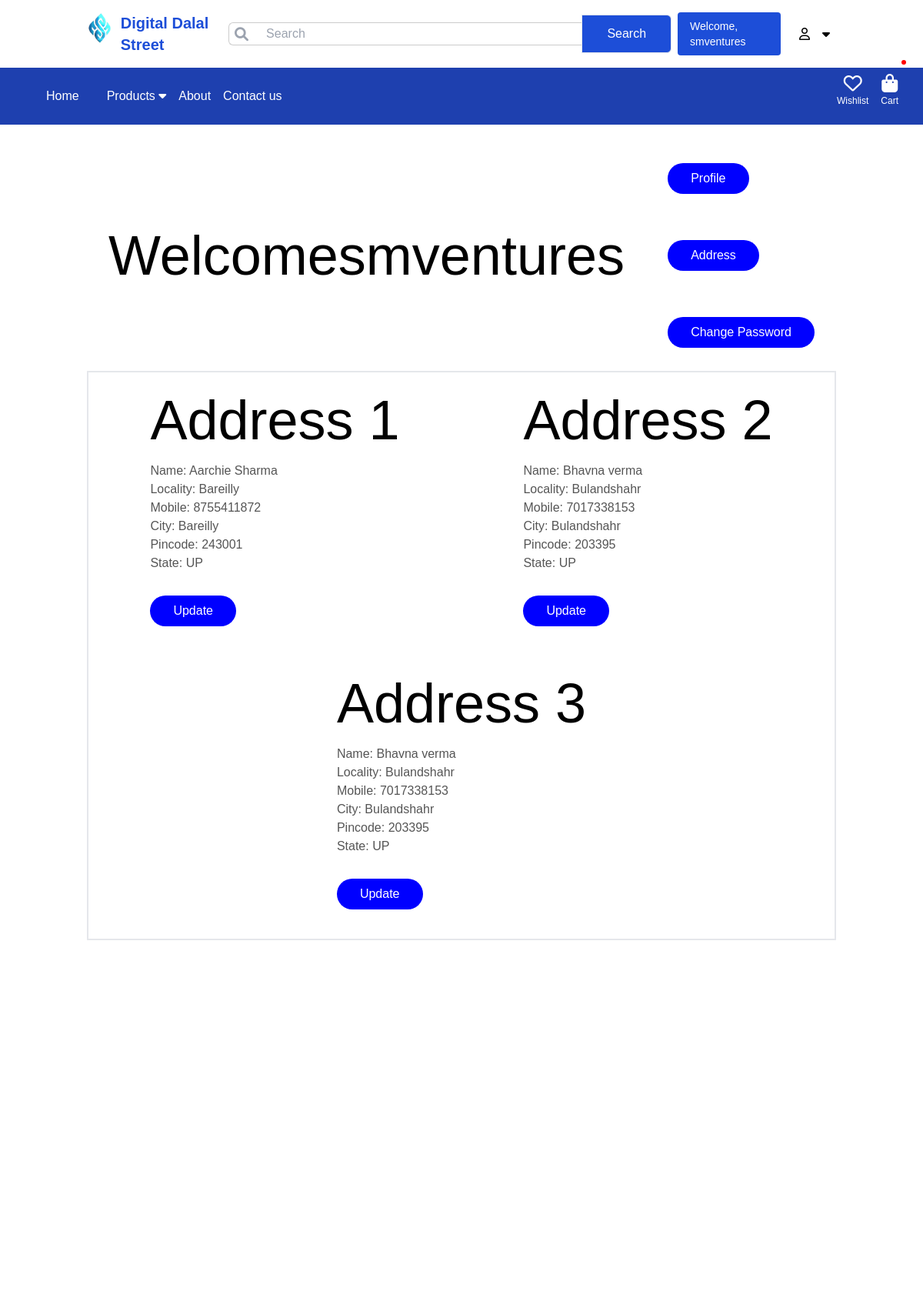
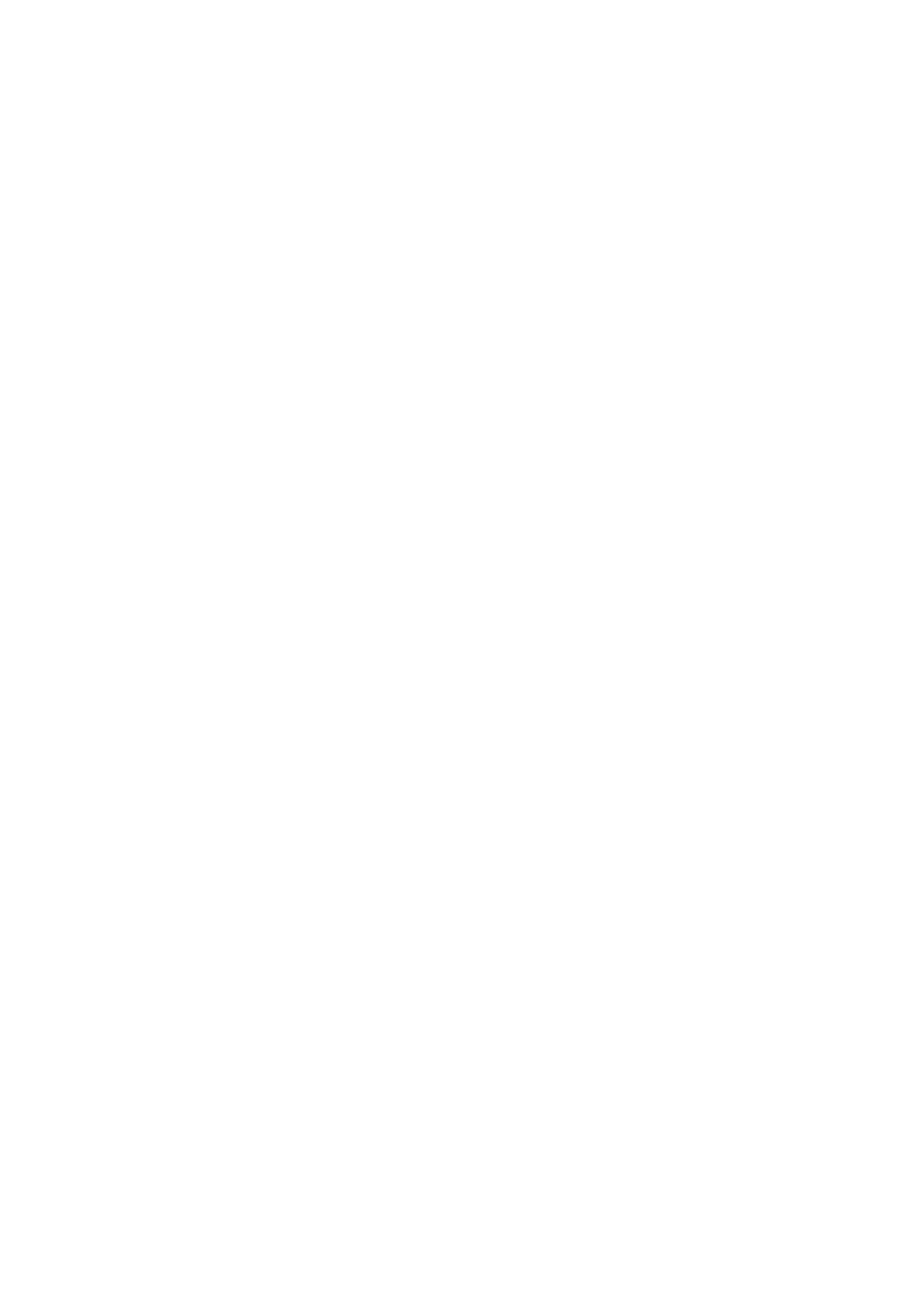
The page /address/ (signed in, upper part) on the database its author committed (2 pictures, top to bottom).
### app/models.py (models this page shows, shortened)
class Customer(models.Model):
    user = models.ForeignKey(User,on_delete=models.CASCADE)
    name = models.CharField(max_length=200)
    locality = models.CharField(max_length=200)
    city = models.CharField(max_length=50)
    mobile = models.IntegerField(default=0)
    zipcode = models.IntegerField()
    state = models.CharField(choices=STATE_CHOICES,max_length=100)

### app/views.py (the view)
# urls.py: path('address/',views.address,name='address'),
@login_required
def address(request):
    add = Customer.objects.filter(user=request.user)
    totalitem = 0
    if request.user.is_authenticated:
            totalitem = len(Cart.objects.filter(user=request.user))
    return render(request,'app/address.html',locals())

### app/templates/app/address.html (shortened to what this page needs)
<!DOCTYPE html>
{% load static %}
<html lang="en">
<head>
    <link rel="stylesheet" href="{% static 'app/css/style.css' %}"/>
    <link rel="stylesheet" href="https://stackpath.bootstrapcdn.com/font-awesome/4.7.0/css/font-awesome.min.css">
    <link rel="stylesheet" href="https://cdn.jsdelivr.net/npm/bootstrap-icons@1.8.1/font/bootstrap-icons.css">
    <link rel="stylesheet" href="https://cdnjs.cloudflare.com/ajax/libs/font-awesome/6.4.2/css/all.min.css" />
    <link rel="stylesheet" href="{% static 'app/css/owl.carousel.min.css' %}"/>
    <link rel="stylesheet" href="{% static 'app/css/all.min.css' %}"/>
    <link rel="stylesheet" href="https://unpkg.com/swiper/swiper-bundle.min.css" />
    <link rel="stylesheet" href="https://cdnjs.cloudflare.com/ajax/libs/font-awesome/6.0.0-beta3/css/all.min.css">
    <script src="https://cdn.tailwindcss.com"></script>
</head>
    <body>
        <div class="">
            <header class="py-4 shadow-sm bg-white">
                <div class="container flex items-center justify-between">
                    <div class="flex flex-row">
                        <a href="index.html" >
                            <img src="../../static/app/images/product/smlogo.png" alt="Logo" class="w-10 h-auto">
                        </a>
                        <p class="ml-3 text-blue-700 font-bold text-xl flex items-center justify-center">
                            Digital Dalal Street
                        </p>
                </div>
                 <form class="w-full max-w-xl relative flex mx-auto" role="search" action="/search">
                    <span class="absolute left-2 top-3 text-lg text-gray-400">
                        <i class="fa-solid fa-magnifying-glass"></i>
                    </span>
                    <input type="search" name="search" aria-label="Search"
                        class="w-full border border-primary border-r-0 pl-12 py-3 pr-3 rounded-l-md focus:outline-none hidden md:flex"
                        placeholder="Search">
                        <button
                        class="bg-blue-700 border border-primary text-white px-8 rounded-r-md hover:bg-blue-600 transition hidden md:flex items-center justify-center" type="submit">Search</button>
                </form>
                <div class="text-sm flex flex-row gap-2 ml-2 text-black items-center justify-center">
                    {% if user.is_authenticated %}
                        <a href="{% url 'profile' %}" class="bg-blue-700 hover:bg-blue-800 text-white px-4 py-2 rounded mr-4">
                            Welcome, {{ user.username }}
                        </a>
                    </div>
                        <i class="fa-regular fa-user rounded-lg p-2"></i>
                        <div class="relative inline-block">
                            <i id="userIcon" class="fa fa-caret-down text-black rounded-lg p-2 cursor-pointer"></i>
                        </div>
                    {% else %}
                        <a href="{% url 'customerregistration' %}" class="bg-blue-700 hover:bg-blue-800 text-white px-4 py-2 rounded mr-4">Login/Signup</a>
                    {% endif %}
                </div>
                </div>
            <nav class="flex items-center justify-start bg-blue-800 text-white">
                <ul class="flex space-x-4">
                    <li><a href="/" class="hover:underline">Home </a></li>
                    <li class="relative group">
                        <a href="#" class="dropbtn" onclick="toggleDropdown()">Products <i class="fa fa-caret-down"></i></a>
                    </li>
                    <li><a href="{% url 'about' %}" class=" hover:underline">About </a></li>
                    <li><a href="#contactUsSection" class="text-white cursor-pointer hover:underline">Contact us</a></li>
                </ul>
                <div class="flex items-center space-x-4 ml-auto pr-8">
                    <a href="#" class="text-center text-white hover:text-primary transition relative">
                        <div class="text-2xl">
                            <i class="fa-regular fa-heart"></i>
                        </div>
                        <div class="text-xs leading-3">Wishlist</div>
                    </a>
                    <a href="{% url 'showcart' %}" class="text-center text-white hover:text-primary transition relative">
                        <div class="text-2xl">
                            <i class="fa-solid fa-shopping-bag"></i>
                        </div>
                        <div class="text-xs leading-3">Cart</div>
                        <div id="cartAmount" class="cartAmount"></div>
                    </a>
                </div>
            </nav>
            {% block main-content %}
<div class="container my-5">
    <div class="row">
        <h3>Welcome<span class="text-capitilize">{{request.user}}</span></h3>
    <div class="col-sm-2 border-end">
        <ul class="list-unstyled">
            <li class="d-grid"><a href="{% url 'profile' %}" class="btn btn-primary" style="background-color: blue; color: #fff;">Profile</a></li>
            <li class="d-grid"><a href="{% url 'address' %}" class="btn btn-primary" style="background-color: blue; color: #fff;">Address</a></li>
            <li class="d-grid"><a href="{% url 'passwordchange' %}" class="btn btn-primary" style="background-color: blue; color: #fff;">Change Password</a></li>
        </ul>
    </div>
    <div class="col-lg-8 offset-lg-1 border border-2">
        <div class="row">
            {% for ad in add %}
            <div class="col-sm-6">
                <div class="card m-2">
                    <div class="card-body">
                        <h3> Address {{forloop.counter}}</h3>
                        <p>Name: {{ad.name}}</p>
                        <p>Locality: {{ad.locality}}</p>
                        <p>Mobile: {{ad.mobile}}</p>
                        <p>City: {{ad.city}}</p>
                        <p>Pincode: {{ad.zipcode}}</p>
                        <p>State: {{ad.state}}</p>
                        <p type="submit" class="btn btn-primary" style="background-color: blue; color: #fff;"><a href="{% url 'updateAddress' pk=ad.id%}">Update</a></p>
                    </div>
                </div>
            </div>
            {% endfor %}
    </div>
</div>
</div>
</div>
{% endblock main-content %}
 <div class="flex items-end w-full min-h-screen bg-white">
</div>
</body>
</html>

### app/static/app/css/style.css (style rules this page uses)
* { margin: 0; padding: 0; box-sizing: border-box; }
body { font-family: sans-serif; }
i { cursor: pointer; }
a { text-decoration: none; color: white; }
.container { max-width: 1300px; margin: auto; padding-left: 25px; padding-right: 25px; }
nav { flex: 1; text-align: right; }
nav ul { display: inline-block; list-style-type: none; padding: 25px 60px; }
nav ul li { display: inline-block; margin-right: 20px; }
.cartAmount { position: absolute; top: -15px; right: -10px; font-size: 16px; background-color: red; color: white; padding: 3px; border-radius: 3px; }
p { color: #555; }
.row { display: flex; align-items: center; flex-wrap: wrap; justify-content: space-around; }
.btn { display: inline-block; background: rgb(221, 220, 220); color: #1d1a25; padding: 8px 30px; margin: 30px 0; border-radius: 30px; transition: background 0.5s; }
ul { list-style-type: none; }
form input { width: 100%; height: 30px; margin: 10px 0; padding: 0 10px; border: 1px solid #ccc; }
.text-center { text-align: center; margin-bottom: 20px; }
.row h3 { font-size: 72px; }

### rows shown on the page
Customer: name "Aarchie Sharma", locality "Bareilly", mobile "8755411872", city "Bareilly", zipcode "243001", state "UP"
Customer: name "Bhavna verma", locality "Bulandshahr", mobile "7017338153", city "Bulandshahr", zipcode "203395", state "UP"
Customer: name "Bhavna verma", locality "Bulandshahr", mobile "7017338153", city "Bulandshahr", zipcode "203395", state "UP"

### other values the page prints
{{ user.username }} "smventures"
{{ request.user }} "smventures"
